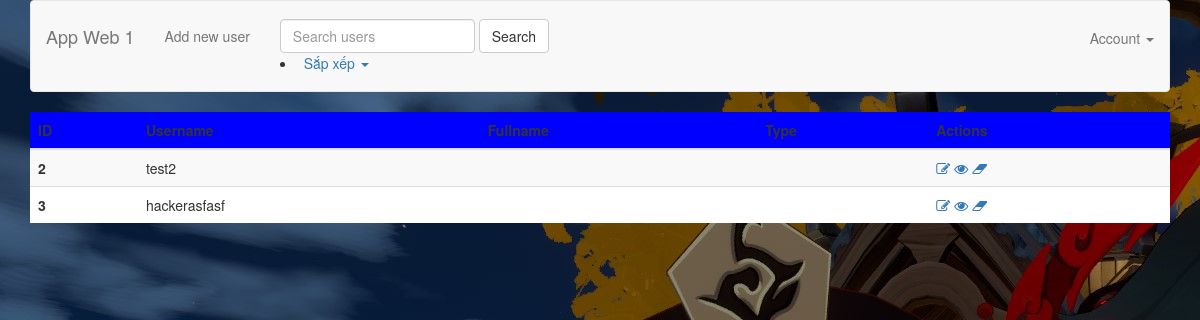
/training-php-main/list_users.php, run on an earlier commit of the app's database.
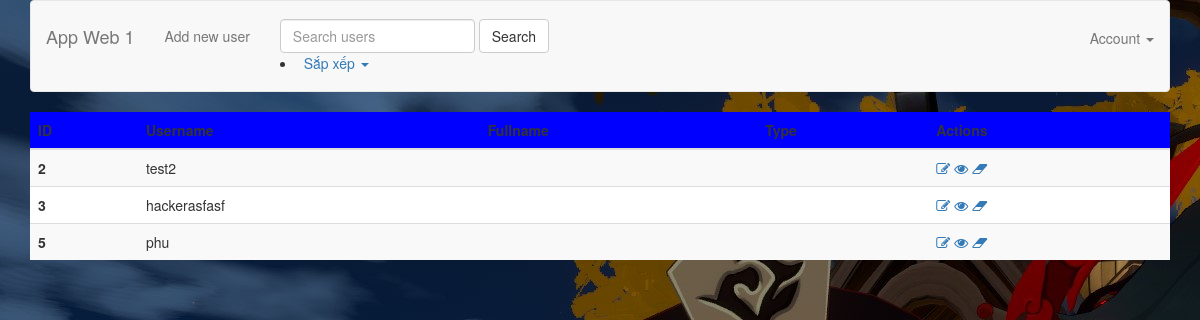
And on a later commit of the database.
### tables this page shows
CREATE TABLE IF NOT EXISTS `users` (
  `id` int(11) NOT NULL AUTO_INCREMENT,
  `name` text NOT NULL,
  `fullname` varchar(100) NOT NULL,
  `email` varchar(100) NOT NULL,
  `type` varchar(100) NOT NULL,
  `password` varchar(250) NOT NULL,
  `secrect_question` int(16) NOT NULL,
  `answer` text NOT NULL,
  PRIMARY KEY (`id`)
);

### models/UserModel.php (called while the page is built, shortened)
<?php
require_once 'BaseModel.php';
class UserModel extends BaseModel
{
    public function getUsers($params = [])
    {
        if (!empty($params['keyword'])) {
            $sql = 'SELECT * FROM users WHERE name LIKE "%' . $params['keyword'] . '%"';
            $users = self::$_connection->multi_query($sql);
        } else {
            $sql = 'SELECT * FROM users';
            $users = $this->select($sql);
        }
        return $users;
    }
}

### models/BaseModel.php (called while the page is built, shortened)
<?php
abstract class BaseModel {
    protected static $_connection;
    public function __construct() {
        if (!isset(self::$_connection)) {
            self::$_connection = mysqli_connect(DB_HOST, DB_USER, DB_PASSWORD, DB_NAME,DB_PORT);
        }
    }
    protected function query($sql) {
        $result = self::$_connection->query($sql);
        return $result;
    }
    protected function select($sql) {
        $result = $this->query($sql);
        $rows = [];
        if (!empty($result)) {
            while ($row = $result->fetch_assoc()) {
                $rows[] = $row;
            }
        }
        return $rows;
    }
}

### training-php-main/list_users.php (the view, shortened to what this page needs)
<?php
require_once 'models/UserModel.php';
$userModel = new UserModel();
$params = [];
$users = $userModel->getUsers($params);
?>
<!DOCTYPE html>
<html>
<head>
    <?php include 'views/meta.php' ?>
</head>
<body style="background-image: url('./uploads/cute.jpg');" class="img-fluid">
    <?php include 'views/header.php'?>
    <div class="container">
        <?php if (!empty($users)) {?>
            <table class="table table-striped" style= "background:white">
                <thead>
                    <tr style="background:blue">
                        <th scope="col">ID</th>
                        <th scope="col">Username</th>
                        <th scope="col">Fullname</th>
                        <th scope="col">Type</th>
                        <th scope="col">Actions</th>
                    </tr>
                </thead>
                <tbody>
                    <?php foreach ($users as $user) {?>
                        <tr>
                            <th scope="row"><?php echo $user['id']?></th>
                            <td>
                                <?php echo $user['name']?>
                            </td>
                            <td>
                            </td>
                            <td>
                            </td>
                            <td>
                                <a href="form_user.php?id=<?php echo $user['id'] ?>">
                                    <i class="fa fa-pencil-square-o" aria-hidden="true" title="Update"></i>
                                </a>
                                <a href="view_user.php?id=<?php echo $user['id'] ?>">
                                    <i class="fa fa-eye" aria-hidden="true" title="View"></i>
                                </a>
                                <a href="delete_user.php?id=<?php echo $user['id'] ?>">
                                    <i class="fa fa-eraser" aria-hidden="true" title="Delete"></i>
                                </a>
                            </td>
                        </tr>
                    <?php } ?>
                </tbody>
            </table>
        <?php }else { ?>
            <div class="alert alert-dark" role="alert">
                This is a dark alert—check it out!
            </div>
        <?php } ?>
    </div>
</body>
</html>

What changed in the data, as far as the page shows it:
added users: id "5", name "phu"
